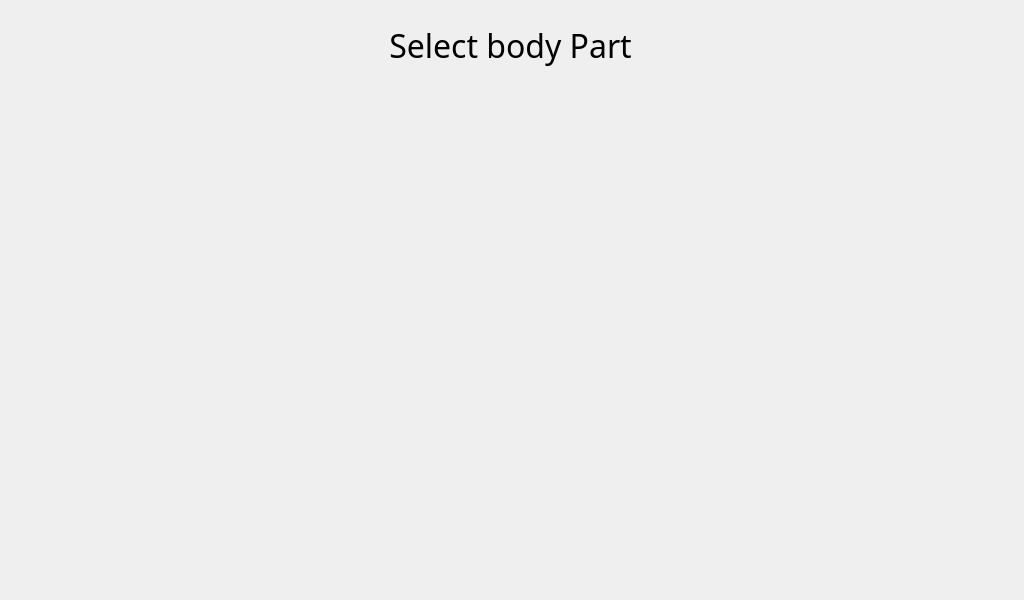
<?xml version="1.0" encoding="UTF-8"?>
<ui version="4.0">
 <class>mainWindow</class>
 <widget class="QMainWindow" name="mainWindow">
  <property name="geometry">
   <rect>
    <x>0</x>
    <y>0</y>
    <width>1024</width>
    <height>600</height>
   </rect>
  </property>
  <property name="minimumSize">
   <size>
    <width>1024</width>
    <height>600</height>
   </size>
  </property>
  <property name="maximumSize">
   <size>
    <width>1024</width>
    <height>600</height>
   </size>
  </property>
  <property name="windowTitle">
   <string>MainWindow</string>
  </property>
  <widget class="QWidget" name="centralwidget">
   <widget class="QLabel" name="TITLE">
    <property name="geometry">
     <rect>
      <x>0</x>
      <y>0</y>
      <width>1021</width>
      <height>91</height>
     </rect>
    </property>
    <property name="font">
     <font>
      <family>Unispace</family>
      <pointsize>24</pointsize>
     </font>
    </property>
    <property name="text">
     <string>Select body Part</string>
    </property>
    <property name="alignment">
     <set>Qt::AlignCenter</set>
    </property>
   </widget>
   <widget class="QLabel" name="label">
    <property name="geometry">
     <rect>
      <x>340</x>
      <y>80</y>
      <width>351</width>
      <height>511</height>
     </rect>
    </property>
    <property name="text">
     <string/>
    </property>
    <property name="pixmap">
     <pixmap>BODY PARTS.png</pixmap>
    </property>
   </widget>
  </widget>
 </widget>
 <resources/>
 <connections/>
</ui>
